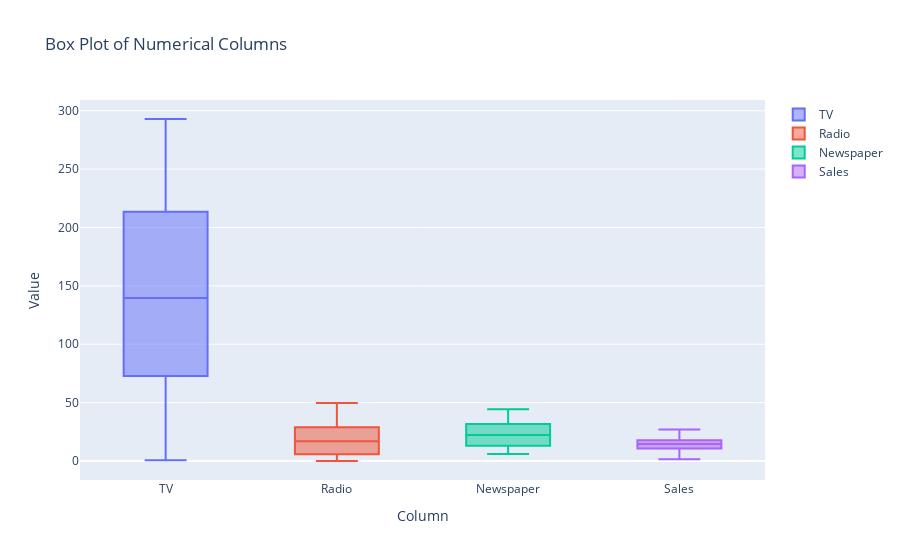

The notebook cell saved with this chart:
### Code cell
import plotly.graph_objects as go
fig = go.Figure()

for column in df.columns:
    fig.add_trace(go.Box(
        y=df[column],
        name=column
    ))

# Update layout
fig.update_layout(
    title="Box Plot of Numerical Columns",
    yaxis_title="Value",
    xaxis_title="Column"
)

# Show the plot
fig.show()

### Figure 1 — Plotly figure (JSON) as saved in the notebook; plotly's stock layout.template omitted (floating-point values rounded to 4 significant figures; data arrays with more than 128 entries replaced by an {"elided": "..."} marker saying what was removed)
{"data": [{"name": "TV", "type": "box", "y": {"elided": "129 float values"}}, {"name": "Radio", "type": "box", "y": {"elided": "129 float values"}}, {"name": "Newspaper", "type": "box", "y": {"elided": "129 float values"}}, {"name": "Sales", "type": "box", "y": {"elided": "129 float values"}}], "layout": {"autosize": true, "title": {"text": "Box Plot of Numerical Columns"}, "xaxis": {"autorange": true, "range": [-0.5, 3.5], "title": {"text": "Column"}, "type": "category"}, "yaxis": {"autorange": true, "range": [-16.27, 309.2], "title": {"text": "Value"}, "type": "linear"}}}
